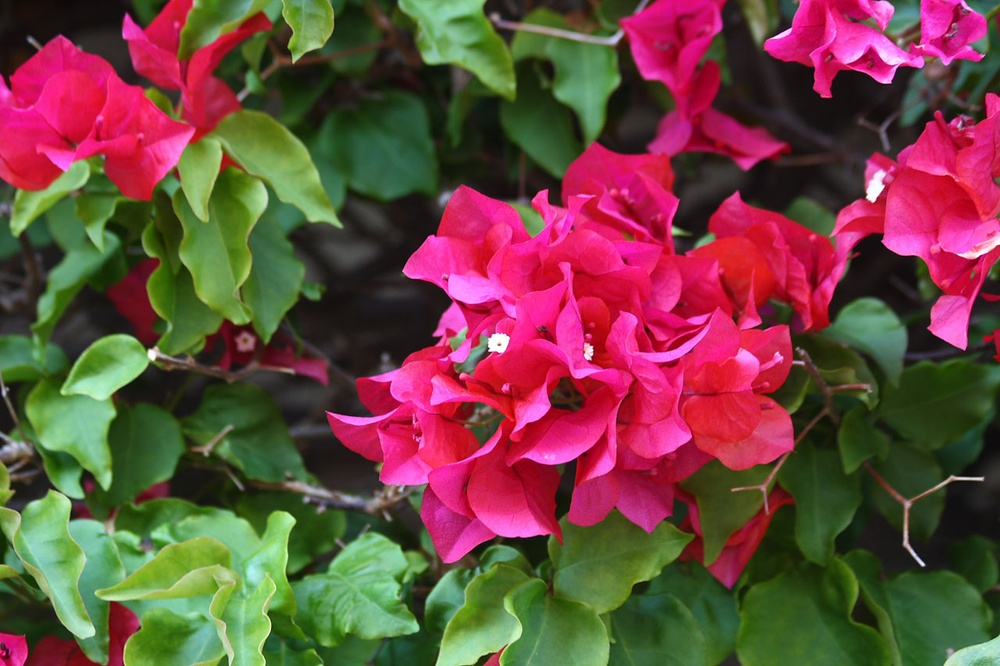
#> input picture images/flowers/bougainvillea_00008.jpg, 1000 x 666 px, shrunk from 1280 x 853 before the run, given in place of daisies_00046.jpg, which was not available
$ jupyter execute --allow-errors main.ipynb   (text cells are left out)
#> lines starting #> are read from the running program, lines starting #| are printed output that depends on the picture
[cell 1]
from PIL import Image
from pandas import json_normalize
import pandas as pd
import json
import os
import numpy
import math
import matplotlib.pyplot as plot
import time
from sklearn.cluster import MiniBatchKMeans
from sklearn.cluster import KMeans
from sklearn import tree
from sklearn.ensemble import RandomForestClassifier
from sklearn.preprocessing import LabelEncoder
import graphviz
import pydotplus

[cell 2]
start_time = time.time()
imgfile = Image.open("images/flowers/daisies_00046.jpg")
#> imgfile is the input picture: PIL image 1000x666 RGB; mean R, G, B 109.2, 70.5, 63.8
n_clusters = 4 #int(input("Nombre de clusters pour l'algorithme des K-Means: "))
numarray = numpy.array(imgfile.getdata(), numpy.uint8)
clusters = KMeans(n_clusters)
clusters.fit(numarray)
npbins = numpy.arange(0, n_clusters+1)
histogram = numpy.histogram(clusters.labels_, bins=npbins)
labels = numpy.unique(clusters.labels_)
index1 = {}
for i,element in enumerate(histogram[0]):
    index1[element] = i
#print(index1)
histoSort = sorted(histogram[0], reverse=True)
#print(histoSort)
index2 = {}
for i,element in enumerate(histoSort):
    index2[i] = element
#print(index2)
barlist = plot.bar(labels, histoSort)
colors = []
for k in range(n_clusters):
    i = index1[index2[k]]
    colors.append('#%02x%02x%02x' % (
    math.ceil(clusters.cluster_centers_[i][0]),
        math.ceil(clusters.cluster_centers_[i][1]),
    math.ceil(clusters.cluster_centers_[i][2])))
    barlist[k].set_color('#%02x%02x%02x' % (
    math.ceil(clusters.cluster_centers_[i][0]),
        math.ceil(clusters.cluster_centers_[i][1]),
    math.ceil(clusters.cluster_centers_[i][2])))
plot.show()
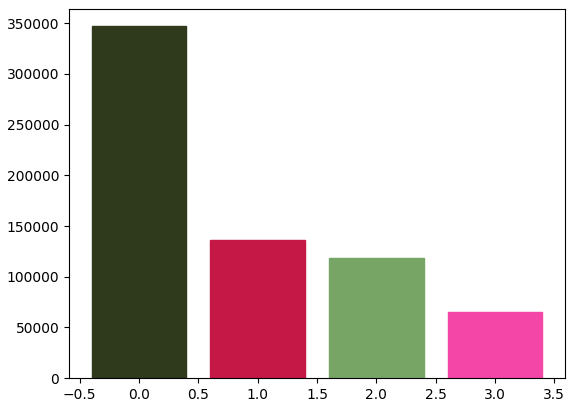
#> figure drawn by matplotlib, 1 panel; tallest bar 346933 high, from x = -0.4 to 0.4
end_time = time.time()
total_time = end_time - start_time
print(total_time)

[cell 3]
start_time = time.time()
imgfile = Image.open("images/flowers/daisies_00046.jpg")
n_clusters = 4
numarray = numpy.array(imgfile.getdata(), numpy.uint8)
clusters = MiniBatchKMeans(n_clusters)
clusters.fit(numarray)
npbins = numpy.arange(0, n_clusters+1)
histogram = numpy.histogram(clusters.labels_, bins=npbins)
labels = numpy.unique(clusters.labels_)
index1 = {}
for i,element in enumerate(histogram[0]):
    index1[element] = i
#print(index1)
histoSort = sorted(histogram[0], reverse=True)
#print(histoSort)
index2 = {}
for i,element in enumerate(histoSort):
    index2[i] = element
#print(index2)
barlist = plot.bar(labels, histoSort)
colors = []
colorsDec = []
for k in range(n_clusters):
    i = index1[index2[k]]
    colors.append('#%02x%02x%02x' % (
    math.ceil(clusters.cluster_centers_[i][0]), #RGB normalement 0:R 1:G 2:B
        math.ceil(clusters.cluster_centers_[i][1]),
    math.ceil(clusters.cluster_centers_[i][2])))

    colorsDec.append([math.ceil(clusters.cluster_centers_[i][0]), #RGB normalement 0:R 1:G 2:B
        math.ceil(clusters.cluster_centers_[i][1]),
    math.ceil(clusters.cluster_centers_[i][2])])

    barlist[k].set_color('#%02x%02x%02x' % (
    math.ceil(clusters.cluster_centers_[i][0]),
        math.ceil(clusters.cluster_centers_[i][1]),
    math.ceil(clusters.cluster_centers_[i][2])))

plot.show()
#> figure, not shown here; tallest bar 346467 high, from x = -0.4 to 0.4
end_time = time.time()
total_time = end_time - start_time
print(total_time)


$ run again, on images/flowers/bougainvillea_00012.jpg
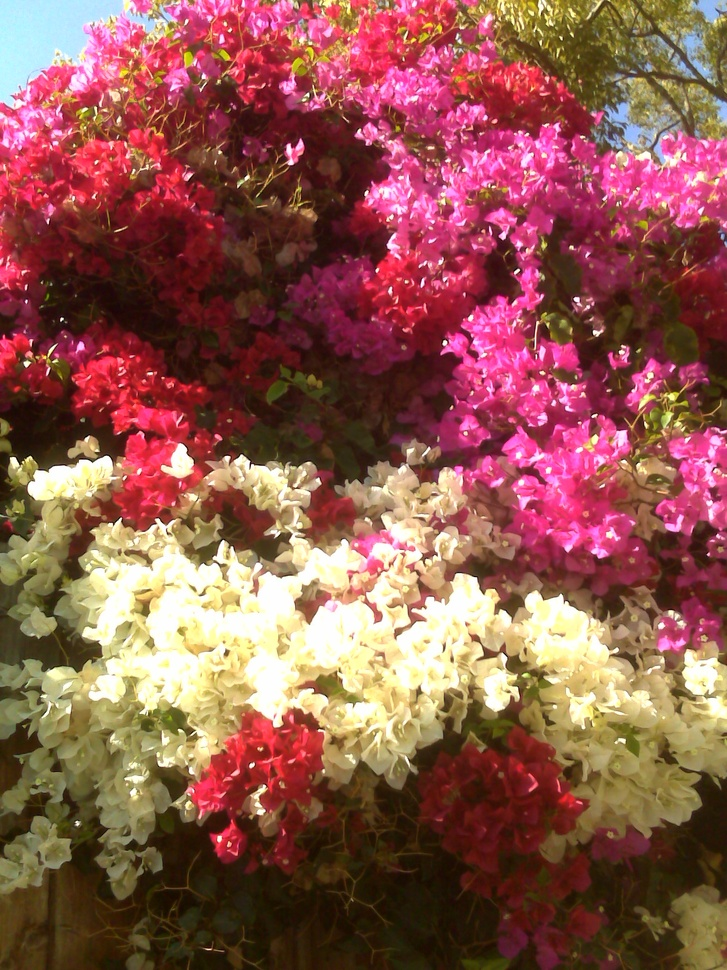
#> input picture images/flowers/bougainvillea_00012.jpg, 727 x 970 px, shrunk from 1200 x 1600 before the run, given in place of daisies_00046.jpg, which was not available
#> imgfile is the input picture: PIL image 727x970 RGB; mean R, G, B 142.9, 88.4, 78.1
#> `plot.show()`:
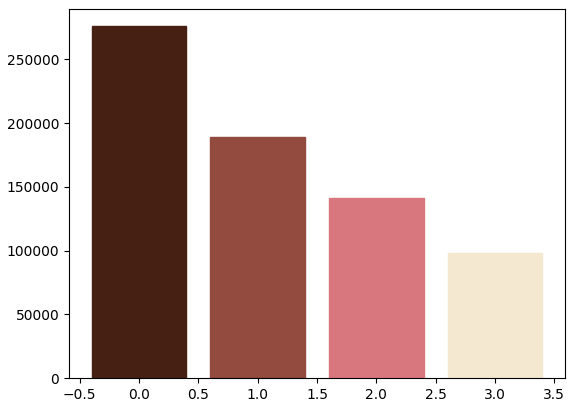
#> figure drawn by matplotlib, 1 panel; tallest bar 276039 high, from x = -0.4 to 0.4
#> `plot.show()`:
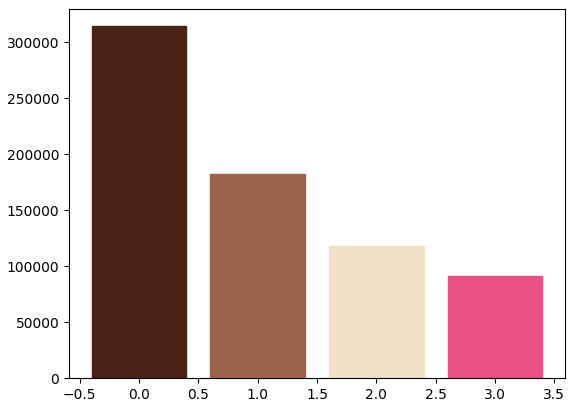
#> figure drawn by matplotlib, 1 panel; tallest bar 314130 high, from x = -0.4 to 0.4

$ run again, on images/flowers/bougainvillea_00023.jpg
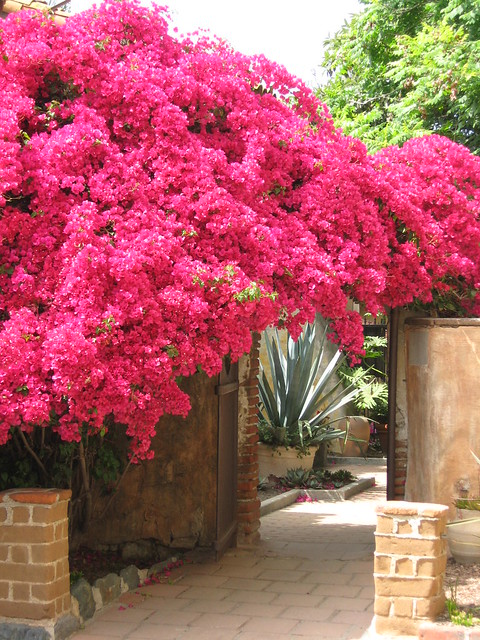
#> input picture images/flowers/bougainvillea_00023.jpg, 480 x 640 px, given in place of daisies_00046.jpg, which was not available
#> imgfile is the input picture: PIL image 480x640 RGB; mean R, G, B 174, 96.1, 101.9
#> `plot.show()`:
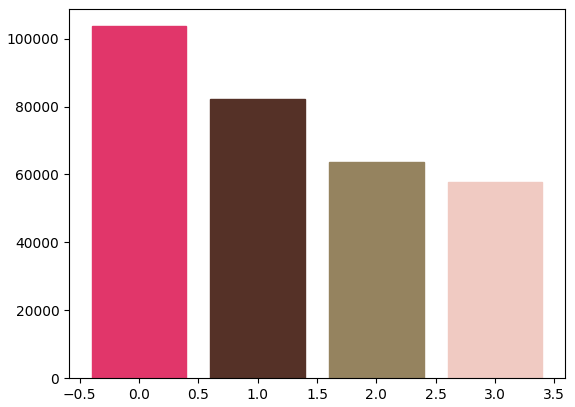
#> figure drawn by matplotlib, 1 panel; tallest bar 103669 high, from x = -0.4 to 0.4
